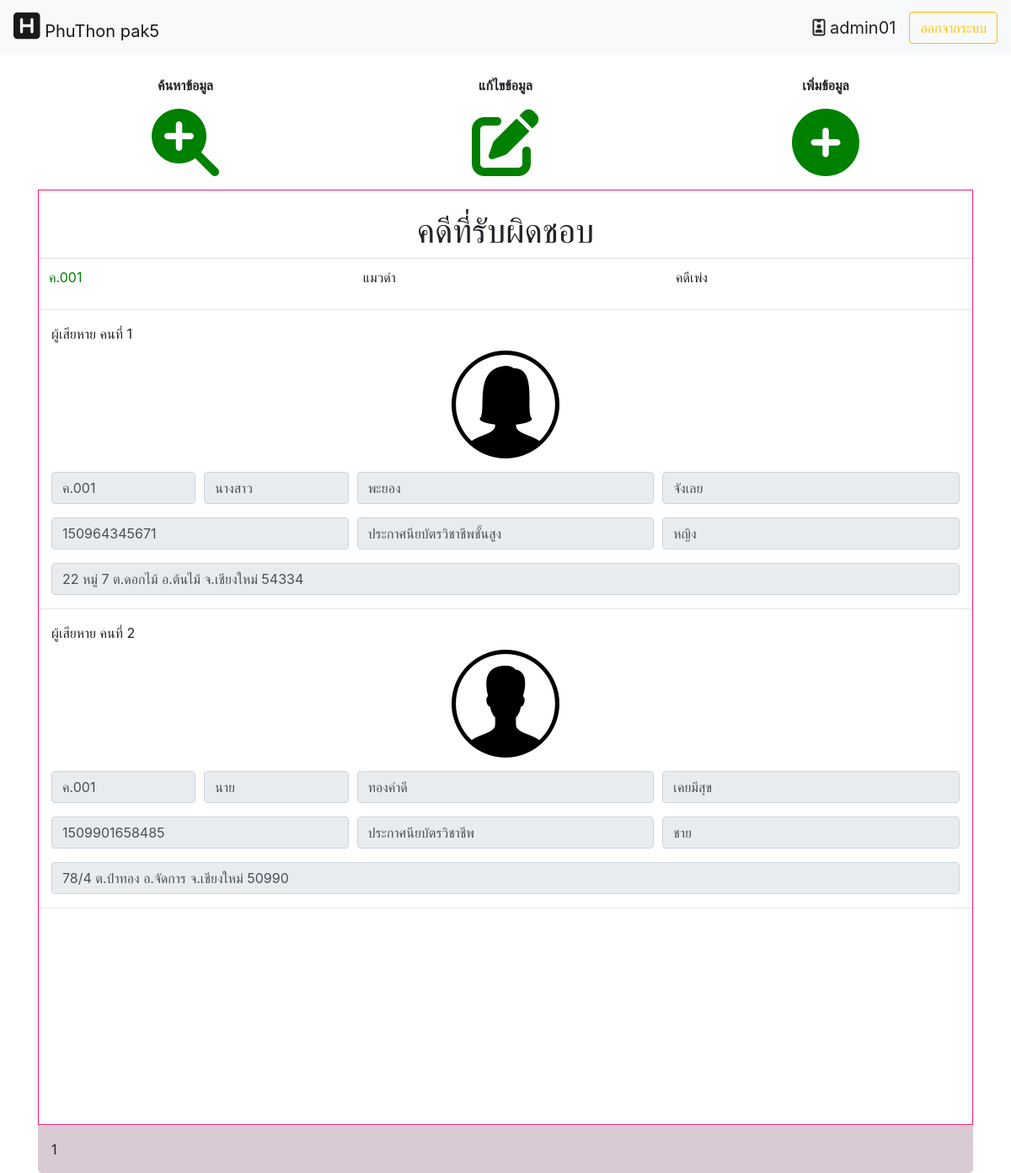
The page /home.php?datacase=ค.001 (signed in) on the database its author committed.
### tables this page shows
CREATE TABLE `case_name` (
  `case_id` varchar(255) NOT NULL,
  `case_name` varchar(255) NOT NULL,
  `case_type` tinyint(2) NOT NULL,
  `case_savetime` timestamp NOT NULL DEFAULT current_timestamp() ON UPDATE current_timestamp()
);

CREATE TABLE `victim` (
  `case_id` varchar(255) NOT NULL,
  `title_name` varchar(255) NOT NULL,
  `victim_name` varchar(255) NOT NULL,
  `victim_lastname` varchar(255) NOT NULL,
  `victim_sex` tinyint(2) NOT NULL,
  `victim_idcard` char(13) NOT NULL,
  `victim_address` text DEFAULT NULL,
  `victim_education` tinyint(2) NOT NULL,
  `victim_image` varchar(255) DEFAULT NULL
);

CREATE TABLE `education` (
  `edu_id` tinyint(2) NOT NULL,
  `edu_name` varchar(255) NOT NULL
);

### home.php (the view, shortened to what this page needs)
<html lang="en">
<head>
  <link rel="stylesheet" href="https://maxcdn.bootstrapcdn.com/bootstrap/4.3.1/css/bootstrap.min.css">
  <link rel="stylesheet" type="text/css" href="https://cdn.datatables.net/v/dt/dt-1.10.18/datatables.min.css"/>
  <link rel="stylesheet" href="home.css">
</head>
<body>
<?php
$con = connect_db();
  ?>
 <nav class="navbar navbar-expand-lg navbar-light bg-light">
  <a class="navbar-brand" href="home.php"><i style="font-size: 36px" class="fas fa-h-square"></i> PhuThon pak5</a>
  <div class="collapse navbar-collapse" id="navbarTogglerDemo03">
    <form class="form-inline my-2 my-lg-0">
    <a class="navbar-brand"><i class="far fa-id-badge"></i> <?php echo $_SESSION['user_name']; ?></a>
    <a href="destroy_session.php"><button class="btn btn-outline-warning my-2 my-sm-0" type="button">ออกจากระบบ</button></a>
    </form>
  </div>
</nav>
<div class="container bigbody">
  <div  class="topbigbody">
    <div class="subbigbody">
      <br>
    <div class="row">
    <div class="col-sm-4">
    <p class="text-center"><b>ค้นหาข้อมูล</b></p>
      <a href="#" id="myBtnSc">
      <p class="text-center"><i class="fas fa-search-plus" style="font-size: 80px"></i></i></p>
      </a>
    </div>
    <div class="col-sm-4">
      <p class="text-center"><b>แก้ไขข้อมูล</b></p>
      <a href="#">
      <p class="text-center"><i class="fas fa-edit" style="font-size: 80px"></i></p>
      </a>
    </div>
    <div class="col-sm-4">
      <p class="text-center"><b>เพิ่มข้อมูล</b></p>
      <a href="#">
      <p class="text-center"><i class="fas fa-plus-circle" style="font-size: 80px"></i></i></p>
      </a>
    </div>
    </div>
    </div>
    </div>
  <div class="beforfooter">
      <br>
      <h1 class="text-center">คดีที่รับผิดชอบ</h1>
      <table class="table">
      <?php
       $sql_res = mysqli_query($con,"SELECT cn.case_id,cn.case_name,cn.case_type,cn.case_savetime FROM case_name as cn INNER JOIN responsible_person as rp ON rp.case_id = cn.case_id WHERE rp.card_id ='$_SESSION[id_card]'")or die("select sql responsible_person error".mysqli_error($con));
       while(list($case_id,$case_name,$case_type)=mysqli_fetch_row($sql_res)){
        if($case_type==1){
          $case_typeName="คดีเพ่ง";
        }else{
          $case_typeName="คดีอาญา";
        }
            echo"
            <tr>
              <td><a href='view_data.php?datacase=$case_id'>$case_id</a></td>
              <td>$case_name</td>
              <td>$case_typeName</td>
          </tr>";
        }
      ?>
       </table>
       <hr>
      <form>
      <?php
      if(empty($_GET['datacase'])){
        $data = "";
      }else{
        $data=$_GET['datacase'];
        $i=1;
        $result_victim = mysqli_query($con,"SELECT vm.case_id, vm.title_name, vm.victim_name,vm.victim_lastname,vm.victim_sex,vm.victim_idcard,vm.victim_address,ed.edu_name,vm.victim_image FROM victim as vm  INNER JOIN education as ed ON vm.victim_education = ed.edu_id WHERE case_id = '$data'")or die("resualt_victim sqli error".mysqli_error($con));
        while(list($case_id,$title_id,$victim_name,$victim_lastname,$victim_sex,$victim_idcard,$victim_address,$victim_education,$victim_image)=mysqli_fetch_row($result_victim)){
          if($victim_sex == 1){
            $sex_name = "ชาย";
          }else{
            $sex_name = "หญิง";
          }
        ?>
         <div class="col-md">
          <label for="formGroupExampleInput">ผู้เสียหาย คนที่ <?php echo $i; $i++?></label>
          <p><img src="image/<?php echo $victim_image; ?>.png" class="img-fluid mx-auto d-block" alt="Responsive image"></p>
          <div class="form-row">
          <div class="col-2">
              <input type="text" class="form-control" placeholder="รหัสคดี <?php echo $case_id; ?>" value="<?php echo $case_id; ?>" readonly>
            </div>
            <div class="col-2">
              <input type="text" class="form-control" placeholder="คำนำหน้าชื่อ" value="<?php echo $title_id; ?>" readonly>
            </div>
            <div class="col-4">
              <input type="text" class="form-control" placeholder="ชื่อ" value="<?php echo $victim_name; ?>" readonly>
            </div>
            <div class="col-4">
              <input type="text" class="form-control" placeholder="นามสกุล" value="<?php echo $victim_lastname; ?>" readonly>
            </div>
            </div>
          </div>
        <div class="col-md">
          <div class="form-row">
            <div class="col">
              <input type="text" class="form-control" placeholder="เลขบัตรประจำตัวประชาชน" value="<?php echo $victim_idcard; ?>" readonly>
            </div>
            <div class="col">
              <input type="text" class="form-control" placeholder="ระดับการศึกษา" value="<?php echo $victim_education; ?>" readonly>
            </div>
            <div class="col">
              <input type="text" class="form-control" placeholder="เพศ" value="<?php echo $sex_name; ?>" readonly>
            </div>
          </div>
        </div>
        <div class="col-md">
          <div class="form-row">
            <div class="col">
              <input type="text" class="form-control" placeholder="ที่อยู่" value="<?php echo $victim_address; ?>" readonly>
            </div>
          </div>
        </div>
        <hr>
      <?php
      }
    }
      ?>
      </form>
      <br>
      <br>
      <br>
      <br>
      <br>
      <br>
      <br>
      <br>
      <br>
      <br>
</div>
<div class="footer">1</div>
</body>
</html>

### home.css (style rules this page uses)
.footer { background-color: #d9cad3; display: -ms-flexbox; -ms-flex-align: center; align-items: center; -ms-flex-pack: end; padding: 1rem; border-top: 1px solid #dee2e6; border-bottom-right-radius: .3rem; border-bottom-left-radius: .3rem; }
a { color: green; }
.beforfooter { border: 1px solid #f31d76; }

### rows shown on the page
case_name: case_id "ค.001", case_name "แมวดำ", case_type "คดีเพ่ง"
victim: victim_image (picture), case "ค.001", title_name "นางสาว", victim_name "พะยอง", victim_lastname "จังเลย", victim_idcard "150964345671", victim_education.edu_name "ประกาศนียบัตรวิชาชีพชั้นสูง", victim_sex "หญิง", victim_address "22 หมู่ 7 ต.ดอกไม้ อ.ต้นไม้ จ.เชียงใหม่ 54334"
victim: victim_image (picture), case "ค.001", title_name "นาย", victim_name "ทองคำดี", victim_lastname "เคยมีสุข", victim_idcard "1509901658485", victim_education.edu_name "ประกาศนียบัตรวิชาชีพ", victim_sex "ชาย", victim_address "78/4 ต.ป่าทอง อ.จัดการ จ.เชียงใหม่ 50990"

### other values the page prints
$_SESSION['user_name'] "admin01"
